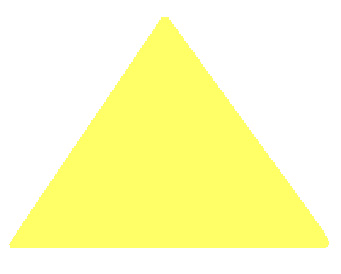
#> input picture yellowtriangle.jpg, 341 x 274 px, found by its file name; the run also reads 1 picture not shown here
$ jupyter execute --allow-errors Week5_AdvancedShapeDetection.ipynb
#> lines starting #> are read from the running program, lines starting #| are printed output that depends on the picture; after the words box and inside, x2 and y2 are one past the last pixel; in counts of white or black regions, pixels touching at a corner belong together
# Detecting Shapes with OpenCV

Learning Outcomes:
* Learn how to load images different ways
* Detect a triangle, pentagon, and more
* Learn more about for loops
* Programming tips and tricks
* Writing text onto an image

Bonus:
* Learn how to write your own function

# 1) Introduction

*Note: This has been adapted from the many links provided in the Links and Disclaimers section (view the Table of Contents on the left).*

What are shapes? They can be boxes, triangles, pentagons and more. Why are they important to detect? Recall that most objects have a general shape. Look at mirror. The human face is almost like an ellipse and the nose can be triangle shaped. If looking at cells, maybe some cells might be more circular normally, and then may change shapes as it moves.

You, the human, can easily identify shapes. But how does a computer identify shapes? Can you even teach a computer to do that? Then that leads to another question: how does our human brain detect shapes? Welcome to programming, where we sometimes try to replicate the complex things our brains do. In doing so, it may reveal how our brains work. Keep that mind as we proceed.

For this notebook, you will learn how to detect shapes by combining the skills you gained throughout all these weeks. We'll start easy: a single triangle. Next, a single pentagon. Then finally, an image with multiple shapes. After you develop the basics, we'll push your knowledge by converting what you know into a reusable function.

> Side note: I've included these side notes that have fun little tidbits of knowledge and wisdom. But since I can go on and on, these are skippable and are not needed to complete the notebook.

Let's get started with loading the libraries for this notebook.

[cell 1]
# Libraries Code Block, always run this before continuing

import cv2
import os

from google.colab.patches import cv2_imshow
from IPython import display
from time import sleep

# Mount your Google Drive
from google.colab import drive
drive.mount('/content/drive')

---
# 2) Triangle Detection

## a) Load Triangle Image (Google Drive Mount Method)

Skip this section if you already know how to do this.

First, load the triangle.jpg file from the **SCIP_DATA** and then **Images** folder. If you haven't done so already, download or copy it to your own Google Drive. First, mount it using the code block at the beginning.

Click on the "Files" button on the left (look like a folder), then go to content > drive > MyDrive and browse to the yellowtriangle.jpg file in your folder. Once you get to the image, click on the 3 vertical dots. A small menu will pop-up, then choose "Copy Path". Paste that path in the image_path variable below; after the "=" (equal sign).

[cell 2]
# Load Triangle Picture

# Replace the path string below with the path to your image.
image_path = '/content/yellowtriangle.jpg'

# Read the image into triangle_image variable. I made sure to keep the color
triangle_image = cv2.imread(image_path, cv2.IMREAD_COLOR)
#> triangle_image is the input picture: shape (274, 341, 3); mean B, G, R 191.9, 254.9, 254.9

# Show the image to make sure it worked.
cv2_imshow(triangle_image)

Why learn to do this? In your future Google Colab adventures, you will have custom data in your own Google Drive, so it's good to get used to it.

## b) Load Triangle Image (Download Version)

Alternatively, I borrowed this [image](https://www.bananatriangle.com/wp-content/uploads/2011/03/yellowtriangle.jpg) from this [link](https://www.bananatriangle.com/yellowtriangle-jpg/); I used the 240x240 pixels version. Recall from Week 1 on how you downloaded images for the internet. Here's the code for that.

[cell 3]
os.system('curl -O https://www.bananatriangle.com/wp-content/uploads/2011/03/yellowtriangle.jpg')  #this allows you to import any image from the internet

# Load image, note the file name and extension matches the one at the end of the link
triangle_image_2 = cv2.imread("yellowtriangle.jpg", cv2.IMREAD_COLOR)

# Show the image to make sure it worked.
cv2_imshow(triangle_image_2)

Excellent, the triangle image is loaded. Remember all your skills from the previous weeks. We're going to convert the image to grayscale, turn that into a binary image, then find contours on that binary image.

Develop your programmer's intuition (bonus/optional): try to do all the steps up to (and including) the binary image conversion by reviewing your previous work or notebooks.

[cell 4]
# Convert image to grayscale
# I'll be using the second triangle image, just in case the first doesn't load up

# Converts triangle_image_2 to grayscale using the cv2.COLOR_BGR2GRAY mode
tri_gray = cv2.cvtColor(triangle_image_2, cv2.COLOR_BGR2GRAY)
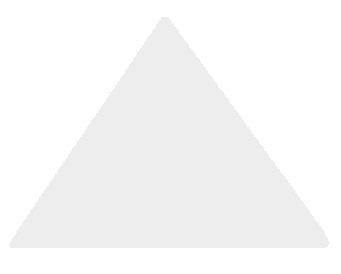
#> tri_gray: shape (274, 341); min 232, max 255, mean 247.9

# Show the image, is it in grayscale?
cv2_imshow(tri_gray)

The triangle is in grayscale. Here's how to develop your programming intuition: since the triangle is more light gray, where will the threshold lean towards? Black or white? It's okay to get it wrong, intution is developed through experience. Right or wrong, analyze why you made your guess and how you were right or wrong.

This author guesses it is towards white, probably 200. Let's see if that's true. I wrote a for loop to explore which threshold it could be.

#> (a cell that did not finish here is left out)

The answer was closer to 255, around 240. This author guessed wrong, and that's okay! By guessing, I gained experience and developed my intuition further. Which means the gray I saw is really close to white.

Next, I'll be covering a little about for loops, if you know all about, skip to the finding contours section.

## c) For Loops, an introduction

You might have seen the for loop in the previous section, saw three numbers, and went, "What am I looking at here?". I'm here to explain that. But before that, what is this range() function all about and why am I writing that "()" afterwards.

The range function actually creates a iterable group of numbers, let's check that out.

[cell 6]
# Create a range from 0 to 5, store in a variable called "temp"
temp = range(0, 5)

# Show the contents of that temp variable.
temp

range(0, 5), what does that mean? What's an iterable? In Python, an iterable means a chunk of data that can be stepped through using a for loop. Think of stairs. This temp set of stairs has 5 steps in it, and we will step up them one at a time. Each step has a number attached to it.

So let's put that in a for loop, then print out the number at each step

[cell 7]
# Go through each value in range(0, 5), store that value temporarily in the i variable.
for i in range(0, 5):
  # Print that i number

  # Develop your programmer's intution:
  #  What numbers do you think will show up?
  #  How many numbers will show up?
  print(i)

So these numbers showed up: 0, 1, 2, 3, 4. And there are 5 numbers. Even though there are 5 numbers, notice how actual number "5" is not in that list. Keep that in mind. Python uses the words "inclusive" and "exclusive". That 5 is exclusive because it is "excluded" or ignored. Very important to know this when writing for loops.

> Side note (You can skip this): Remember, it's okay to get it wrong here. Even after all these years of programming, I still sometimes get my guesses wrong, so I always print out the values to make sure my guess is correct. This teaches me how to "communicate" with a computer, improving my programming skills; one possible related goal is to be able to run test code in your mind before even writing it down, this helps you develop more complex algorithms and solving problems you will run across. You're not going to do this right away, this skill is something you develop over time.

> Side note 2 (You can also skip this): For anyone who has done a sport, music, or developed a skill for a long enough time, you know how it is to visualize an action before actually doing it. This is the same idea, except with programming.

Just like in real stairs, it is possible to skip two steps at a time, so how do you do that? There's a third number you can put the range() function.

[cell 8]
# Go through each value in range(0, 5, 2), store that value temporarily in the i variable.
# Go two steps at a time.
for i in range(0, 5, 2):
  # Print that i number

  # Develop your programmer's intution:
  #  What numbers do you think will show up?
  #  How many numbers will show up?
  print(i)

These numbers showed up: 0, 2, 4. And there are 3. That makes sense. But let's clean the code up a little bit so it is human readable.

[cell 9]
# Create variables so you can read and see what that range() is doing.
start = 0
stop = 5
step = 2   # This is sometimes called increment, use whichever you prefer
for i in range(start, stop, step):
  # Print that i number
  print(i)

Before we refine our threshold observation, play around with the above for loop. Here are some things you can do to improve your intution:

* Try a really big step size that goes beyond the stop, what happens?
* Try a stop value of 100 and step of 10, what happens there?
* Could you add the numbers in this range together? How about multiplication?

For more information, here's a link about the range() function:

https://www.pythoncentral.io/pythons-range-function-explained/

Also, why do I put that () at the end? This my personal shorthand to tell me something is a function. Eventually I'll go from "range() function" to just writing "range()" as you get used to it.

## d) Refining Threshold Loop

Combining what we learned about for loops in section (c) above and that the threshold is around 240, could we refine the for loop to get a more exact value? Here's how to do that. We know the thresh is around 240, but let's go back to 230 as our starting value. Instead of stepping by 5, let's go 1 step at a time. Here's the code, you might have to play around with the start value and run the code a few times.

[cell 10]
# Threshold for loop

start = 230
stop = 255
step = 1
#> (the rest of this cell did not finish here and is left out)

After playing it a few times, it looks like 238 is the number to use. So let's use that. If we don't like it, we can always increase it.

> **Side Note (Skippable)**: No doubt you saw some dots and fuzziness show up. These are artifacts of compression that show up in images, especially in JPG files. Not really noticeable to the human eye unless you enhance it or do image processing. Fun thing you can do: If you have a video streaming service like Netflix, try pausing the video when characters are moving. You will see the compression artifacts. The purpose of this is to reduce the file size of the videos (or image in this case), causing faster video streaming to you, but since human eyes don't really see it, it doesn't ruin your viewing experience. Usually, anyway. I might have ruined it for you now by giving you this knowledge. But this is a skippable side note. Moving on...

Here's the final binary image. I decided on 240 since 238 looked too grainy. Try playing around with different values of thresh and see what you get.

[cell 11]
# Anything above the thresh value will be turned white or 255.
thresh = 240
max_val = 255

# Get Binary Image
ret, binaryIM = cv2.threshold(tri_gray, thresh, max_val, cv2.THRESH_BINARY_INV) # threshold output shown as white
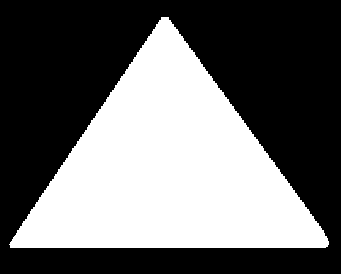
#> binaryIM: shape (274, 341); 41.5% white; 1 white region
#> ret = 240

# Show the image
cv2_imshow(binaryIM)

## e) General Object Detection

Now that we have a binary image, let's find the contours and the shape. Triangles have 3 points, so keep that in mind as we proceed.

First, let's see if the triangle is detected first. Then we'll try to detect the shape. Same code as Week 3.

[cell 12]
# Triangle Detection Code

border_color = (0, 0, 255) # For BGR, value between 0 and 255. Red
thick = 2   # thickness of rectangle lines around detected objects

# Make a copy of the triangle image because we will draw on it.
origIM = triangle_image_2.copy()

# Find Contours
contourList, hierarchy = cv2.findContours(binaryIM, cv2.RETR_EXTERNAL, cv2.CHAIN_APPROX_SIMPLE) # all countour points, uses more memory
#> contourList = 1 contour; box (x1, y1, x2, y2) and area: (9, 17, 329, 248) 38294

for objContour in contourList:

    # Create a bounding rectangle using the objContour points, store in a list called PO (Points of Object)
    PO = cv2.boundingRect(objContour)

    # Extract the values from PO
    # PO list order: x-origin, y-origin, rectangle width, and rectangle height
    # Origin is the top-left of the rectangle
    x0=PO[0]; y0=PO[1]; w=PO[2]; h=PO[3]

    # Optional: print out the results to see how different they are (uncomment the below line)
    # print(f"x0: {x0}, y0: {y0}, w: {w}, h: {h}")

    # Draw the rectangle on origIM starting at the top-left at (x0,y0) and
    # ending at the bottom right (x0+w,y0+h).
    # Use the red border_color with a thickness of 2 pixels.
    cv2.rectangle(origIM, (x0,y0), (x0+w,y0+h), border_color, thick)
#> this loop made 1 pass
#> (x0, y0, w, h) on pass 1: (9, 17, 320, 231)
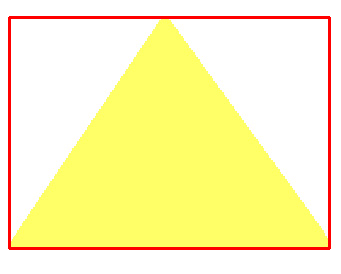
#> origIM: shape (274, 341, 3); 3.53% of pixels changed, all inside (x1, y1, x2, y2) = (8, 16, 331, 250)

# Show the image, if detected, there should be a red rectangle around the yellow triangle.
cv2_imshow(origIM)

Excellent, so that object was detected. Now let's do shape detection.

## f) Triangle Shape Detection

We'll be using 3 functions. In order to find the shape, we actually need two things.

1. We need the perimeter of the detected object. The [arcLength()](https://docs.opencv.org/4.x/d3/dc0/group__imgproc__shape.html#ga8d26483c636be6b35c3ec6335798a47c) function will let us do that. More details in the code, but also in the links in this text block.

2. We need the approximate vertices of the triangle (we're expecting 3 points), the [approxPolyDP()](https://docs.opencv.org/4.x/d3/dc0/group__imgproc__shape.html#ga0012a5fdaea70b8a9970165d98722b4c) function does that. It approximates the polygon curves or segment lengths. Here's the [wiki link](https://en.wikipedia.org/wiki/Ramer–Douglas–Peucker_algorithm) on this algorithm. Look at the sample pictures to see what this algorithm is doing.

Finally, for more of a visual effect, we will draw a border on the triangle, this let's us know our algorithm is working correctly and detected a triangle. The [drawContours()](https://docs.opencv.org/3.4/d4/d73/tutorial_py_contours_begin.html) function let's us do that.

[cell 13]
# Triangle Detection Code

border_color = (0, 0, 255) # For BGR, value between 0 and 255. Red
thick = 2   # thickness of rectangle lines around detected objects

# Make a copy of the triangle image because we will draw on it.
origIM = triangle_image_2.copy()

# Find Contours
contourList, hierarchy = cv2.findContours(binaryIM, cv2.RETR_EXTERNAL, cv2.CHAIN_APPROX_SIMPLE) # all countour points, uses more memory

# Initialized a string identifying the detected_shape.
# If our loop/algorithm doesn't work, it will print out "Shape Found: Unknown".
# This is good, that means we have a "fail" condition for our code and let's us know
# if we have to make tweaks. Useful when there are more shapes.
detected_shape = "Unknown"
for objContour in contourList:

    # Use the points of the objContour to find the perimeter,
    # and assumes the shape is closed (a complete polygon)
    object_perimeter = cv2.arcLength(objContour, closed=True)

    # Calculate allowable accuracy of polygon approximations
    # This says that the polygon approximations perimeter can be 1% (0.01) off
    # of the perimeter found with in the objContour.
    # If an exact match is required, make it zero, but you might lower your
    # chances of finding the triangle (definitely play around with it though)
    accuracy = 0.01 * object_perimeter

    # Get the polygon approximation from the objContour within 1% accuracy,
    # and assume it is a closed polygon.
    # If this is a triangle, it will return 3 points of the triangle
    approximations = cv2.approxPolyDP(objContour, accuracy, closed=True)

    # Print out the points of the approximation, notice how there are 3 points
    print(f"approximations:\n{approximations}")

    contour_index = 0
    # For visual confirmation our code is working, draw the contour (or perimeter)
    # of the approximation onto the origIM.
    # Use the red border color with a thickness of 2
    # Notice how the approximations is in a list and the contour_index is 0,
    # This means only use the first element in the list of 1 approximations.
    # Refer to the drawContours link above, you can actually pass it a list of contours.
    cv2.drawContours(origIM, [approximations], contour_index, border_color, thick)

    # If the length of approximations is 3, then it should be a triangle.
    if len(approximations) == 3:
      detected_shape = "Triangle"

    # For comparison, print out the number of items in the objContour
    print(f"Length of objContour: {len(objContour)}")
    # Notice how there are way more than 3 points in there.
    # That is not a simplified version, or approximation, that approxPolyDP() provides.

    # Print what shape we found.
    print(f"Shape Found: {detected_shape}")
#> this loop made 1 pass
#> (object_perimeter, accuracy, approximations, contour_index, detected_shape) on pass 1: (982.6, 9.83, [[9, 244], [328, 241], [161, 17]], 0, 'Triangle')
#> (printed output is left out)
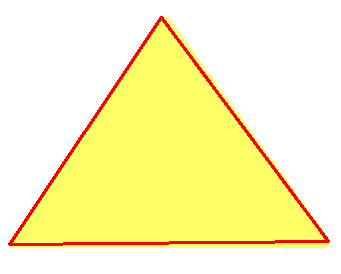
#> origIM: shape (274, 341, 3); 2.97% of pixels changed, all inside (x1, y1, x2, y2) = (8, 16, 330, 246)

# Show the image, if detected, there should be a red rectangle around the yellow triangle.
cv2_imshow(origIM)

It worked! It is slightly off (look at the bottom right area). We detected a triangle, drew the triangle perimeter to show that it worked, and made some print statements.

Here some coding experiments you can do (intuition development):

* Try out different accuracy values. How about a 100% perimeter match? To do 100% match, use multiply by 1.00. For 50%, multiply by 0.50.
* Try changing the border color and thickness. Use previous week's RGB color picker, or practice your Google-Fu. Use keywords: "rgb color picker".
* Make your code crash on purpose, change the contour_index to anything other than 0. What happens? What's the error message and what does it mean? This is a safe way to get comfortable with code crashing, because they will happen.

## g) Writing Text onto the Image

In the future, you're going to get more shapes than just one, so writing the detection result onto the image would let us know if our algorithm is actually working. So for this section, we're going to use the putText() function to do that. Same code as above, except now with text stuff.

[cell 14]
# Triangle Detection Code with text.

border_color = (0, 0, 255) # For BGR, value between 0 and 255. Yellow
thick = 2   # thickness of rectangle lines around detected objects

# Text on Image Properties
font = cv2.FONT_HERSHEY_SIMPLEX
#> font = 0
font_scale = 1
text_color = (255, 0, 0) # BGR format, so blue
text_thick = 2
text_linetype = cv2.LINE_AA
#> text_linetype = 16

# Make a copy of the triangle image because we will draw on it.
origIM = triangle_image_2.copy()

# Find Contours
contourList, hierarchy = cv2.findContours(binaryIM, cv2.RETR_EXTERNAL, cv2.CHAIN_APPROX_SIMPLE) # all countour points, uses more memory

# Initialized a string identifying the detected_shape.
# If our loop/algorithm doesn't work, it will print out "Shape Found: Unknown".
# This is good, that means we have a "fail" condition for our code and let's us know
# if we have to make tweaks. Useful when there are more shapes.
detected_shape = "Unknown"
for objContour in contourList:

    # Use the points of the objContour to find the perimeter,
    # and assumes the shape is closed (a complete polygon)
    object_perimeter = cv2.arcLength(objContour, closed=True)

    # Calculate allowable accuracy of polygon approximations
    # This says that the polygon approximations perimeter can be 1% (0.01) off
    # of the perimeter found with in the objContour.
    # If an exact match is required, make it zero, but you might lower your
    # chances of finding the triangle (definitely play around with it though)
    accuracy = 0.01 * object_perimeter

    # Get the polygon approximation from the objContour within 1% accuracy,
    # and assume it is a closed polygon.
    # If this is a triangle, it will return 3 points of the triangle
    approximations = cv2.approxPolyDP(objContour, accuracy, closed=True)

    # Print out the points of the approximation, notice how there are 3 points
    print(f"approximations:\n{approximations}")

    contour_index = 0
    # For visual confirmation our code is working, draw the contour (or perimeter)
    # of the approximation onto the origIM.
    # Use the red border color with a thickness of 2
    # Notice how the approximations is in a list and the contour_index is 0,
    # This means only use the first element in the list of 1 approximations.
    # Refer to the drawContours link above, you can actually pass it a list of contours.
    cv2.drawContours(origIM, [approximations], contour_index, border_color, thick)

    # If the length of approximations is 3, then it should be a triangle.
    if len(approximations) == 3:
      detected_shape = "Triangle"

      # Grab the first approximation, extract the x and y values from it
      # Notice from the print statement of the approximations that it is
      # a list in a list in a list. That's two layers to go through, hence
      # the two 0's
      x, y = approximations[0][0]

      # Put location into a tuple, like how putText() likes it
      text_location = (x, y)
      print(f"text_loc: {text_location}")

      # Draw the text onto the origIM using the detected_shape string,
      # And all the properties we defined at the beginning.
      origIM = cv2.putText(origIM, detected_shape, text_location, font, font_scale, text_color, text_thick, text_linetype)

    # For comparison, print out the number of items in the objContour
    print(f"Length of objContour: {len(objContour)}")
    # Notice how there are way more than 3 points in there.
    # That is not a simplified version, or approximation, that approxPolyDP() provides.

    # Print what shape we found.
    print(f"Shape Found: {detected_shape}")
#> this loop made 1 pass
#> (object_perimeter, accuracy, approximations, contour_index, detected_shape, x, y) on pass 1: (982.6, 9.83, [[9, 244], [328, 241], [161, 17]], 0, 'Triangle', 9, 244)
#> (printed output is left out)
#> pass 1, `origIM = cv2.putText(origIM, detected_shape, text_location, font, font..`:
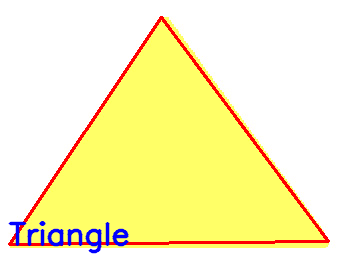
#> origIM: shape (274, 341, 3); 4.29% of pixels changed, all inside (x1, y1, x2, y2) = (8, 16, 330, 254)
#> (the rest of the program and of its run is left out)
